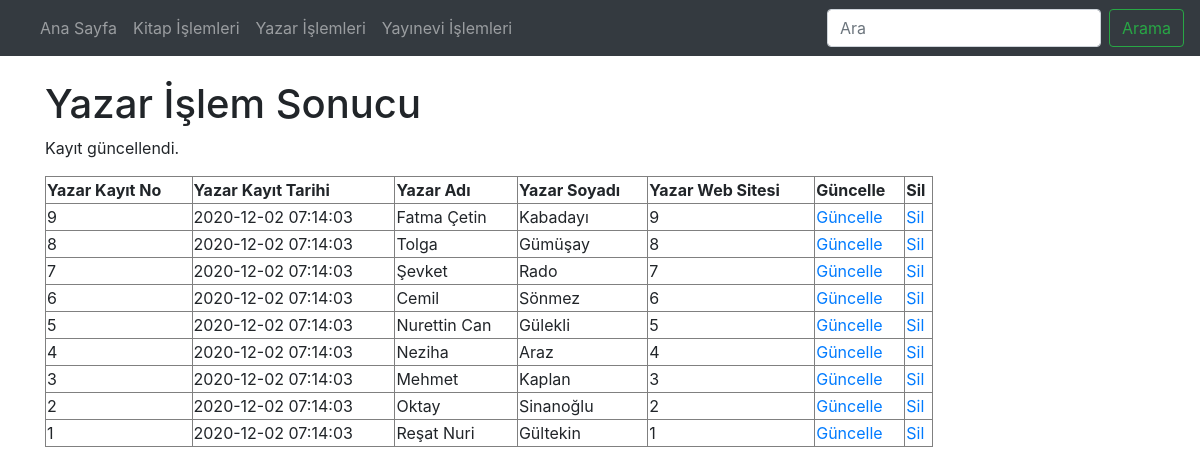
Screenshot of /ecemkara_final/yazar_guncellendi.php with the database file from the repository.
### tables this page shows
CREATE TABLE `yazarveri` (
  `YazarKayitTarihi` timestamp NOT NULL DEFAULT CURRENT_TIMESTAMP COMMENT 'Yazar Kayıt Tarihi girilecek',
  `YazarNo` mediumint(9) NOT NULL COMMENT 'Yazar Numaraları girilecek (Otomatik artan)',
  `YazarAdi` varchar(100) NOT NULL COMMENT 'Yazar adı girilecek',
  `YazarSoyadi` varchar(100) NOT NULL COMMENT 'YAzar Soyadıgirilecek',
  `YazarWebAdresi` varchar(100) DEFAULT NULL COMMENT 'Yazarın web sitesi girilecek'
);

### ecemkara_final/yazar_guncellendi.php (the view, shortened to what this page needs)
<?php
    require_once("baglanti.php");
    $YazarNo = mysqli_real_escape_string($baglanti, $_POST['YazarNo']);
    $YazarAdi = mysqli_real_escape_string($baglanti, $_POST['YazarAdi']);
    $YazarSoyadi = mysqli_real_escape_string($baglanti, $_POST['YazarSoyadi']);
    $YazarWebAdresi = mysqli_real_escape_string($baglanti, $_POST['YazarWebAdresi']);
    $sorgu = "UPDATE yazarveri SET YazarAdi = '$YazarAdi', YazarSoyadi = '$YazarSoyadi', YazarWebAdresi = '$YazarWebAdresi' WHERE YazarNo = $YazarNo";
    if (mysqli_query($baglanti, $sorgu)) {
        $islemSonuc = "Kayıt güncellendi.";
    } else {
        $islemSonuc = "Hata: " . $sorgu . "<br>" . mysqli_error($baglanti);
    }
    $sorgu2 = mysqli_query($baglanti, "SELECT * FROM yazarveri ORDER BY YazarNo DESC");
?>
<!DOCTYPE html>
<html lang="tr"><head><meta http-equiv="Content-Type" content="text/html; charset=UTF-8">
<link href="bootstrap.min.css" rel="stylesheet">
    <link href="./katalog_files/navbar-top.css" rel="stylesheet">
  </head>
  <body>
    <nav class="navbar navbar-expand-md navbar-dark bg-dark mb-4">
  <div class="collapse navbar-collapse" id="navbarCollapse">
    <ul class="navbar-nav mr-auto">
      <li class="nav-item">
        <a class="nav-link" href="index.php">Ana Sayfa </a>
      </li>
      <li class="nav-item">
        <a class="nav-link" href="kitap.php">Kitap İşlemleri</a>
      </li>
      <li class="nav-item">
        <a class="nav-link" href="yazar.php">Yazar İşlemleri</a>
      </li>
      <li class="nav-item">
        <a class="nav-link" href="yayinevi.php">Yayınevi İşlemleri</a>
      </li>
    </ul>
    <form class="form-inline mt-2 mt-md-0">
      <input class="form-control mr-sm-2" type="text" placeholder="Ara" aria-label="Search">
      <button class="btn btn-outline-success my-2 my-sm-0" type="submit">Arama</button>
    </form>
  </div>
</nav>
<main role="main" class="container">
<h1>Yazar İşlem Sonucu</h1>
<p><?php echo $islemSonuc; ?></p>
<?php
echo("<table border=1 width=80%>");
    echo("<tr>");
    echo("<td><b>Yazar Kayıt No</b></td>");
    echo("<td><b>Yazar Kayıt Tarihi</b></td>");
    echo("<td><b>Yazar Adı</b></td>");
    echo("<td><b>Yazar Soyadı</b></td>");
    echo("<td><b>Yazar Web Sitesi</b></td>");
    echo("<td><b>Güncelle</b></td>");
    echo("<td><b>Sil</b></td>");
    echo("</tr>");
while($satir = mysqli_fetch_assoc($sorgu2)){
    echo("<tr>");
    echo("<td>".$satir["YazarNo"]."</td>");
    echo("<td>".$satir["YazarKayitTarihi"]."</td>");
    echo("<td>".$satir["YazarAdi"]."</td>");
    echo("<td>".$satir["YazarSoyadi"]."</td>");
    echo("<td>".$satir["YazarNo"]."</td>");
    echo("<td><a href='guncellenecek.php?YazarNo=".$satir["YazarNo"]."'>Güncelle</a></td>");
    echo("<td><a href='sil.php?YazarNo=".$satir["YazarNo"]."'>Sil</a></td>");
    echo("</tr>");
            }
echo("</table>");
?>
</main>
</body></html>

### ecemkara_final/navbar-top.css (style rules this page uses)
body { min-height: 75rem; }

### rows the page displays
yazarveri: YazarNo "9", YazarKayitTarihi "2020-12-02 07:14:03", YazarAdi "Fatma Çetin", YazarSoyadi "Kabadayı"
yazarveri: YazarNo "8", YazarKayitTarihi "2020-12-02 07:14:03", YazarAdi "Tolga", YazarSoyadi "Gümüşay"
yazarveri: YazarNo "7", YazarKayitTarihi "2020-12-02 07:14:03", YazarAdi "Şevket", YazarSoyadi "Rado"
yazarveri: YazarNo "6", YazarKayitTarihi "2020-12-02 07:14:03", YazarAdi "Cemil", YazarSoyadi "Sönmez"
yazarveri: YazarNo "5", YazarKayitTarihi "2020-12-02 07:14:03", YazarAdi "Nurettin Can", YazarSoyadi "Gülekli"
yazarveri: YazarNo "4", YazarKayitTarihi "2020-12-02 07:14:03", YazarAdi "Neziha", YazarSoyadi "Araz"
yazarveri: YazarNo "3", YazarKayitTarihi "2020-12-02 07:14:03", YazarAdi "Mehmet", YazarSoyadi "Kaplan"
yazarveri: YazarNo "2", YazarKayitTarihi "2020-12-02 07:14:03", YazarAdi "Oktay", YazarSoyadi "Sinanoğlu"
yazarveri: YazarNo "1", YazarKayitTarihi "2020-12-02 07:14:03", YazarAdi "Reşat Nuri", YazarSoyadi "Gültekin"

### other values shown
$islemSonuc "Kayıt güncellendi."
